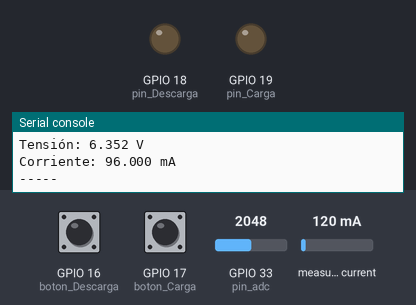
The program below on a simulated ESP32 board running MicroPython. On the bench: output pins drawn as LEDs (lit = HIGH), the last lines printed to the serial console. The inputs (shaded band) are chosen by the test bench; at power-on: GPIO 16 (boton_Descarga) HIGH, GPIO 17 (boton_Carga) HIGH, GPIO 33 (pin_adc) = 2048, measured current 120 mA (analog values on the 0–4095 scale). WiFi joins after 1.5 s; no MQTT or app messages arrive unless stated.

Above: at 3.2 s.
3.3 s: GPIO 16 (boton_Descarga) pulled LOW for 1 s
At 5.9 s:
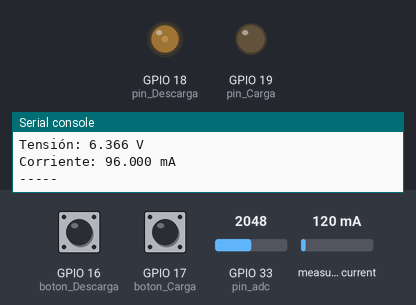
7.1 s: GPIO 17 (boton_Carga) pulled LOW for 1 s
At 9.6 s:
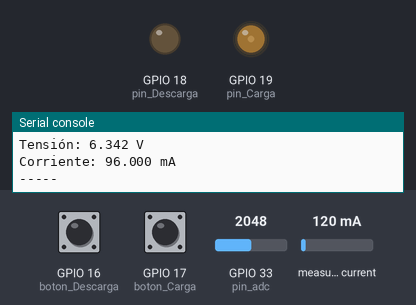
10.7 s: GPIO 33 (pin_adc) set to 2845
At 13.8 s:
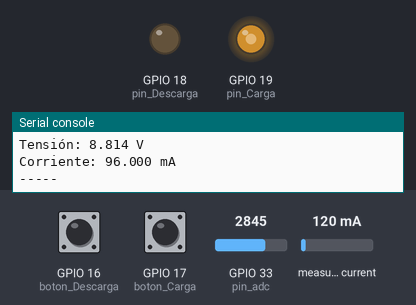
13.9 s: GPIO 33 (pin_adc) set to 2961
15.9 s: GPIO 16 (boton_Descarga) pulled LOW for 3.2 s
At 20.7 s:
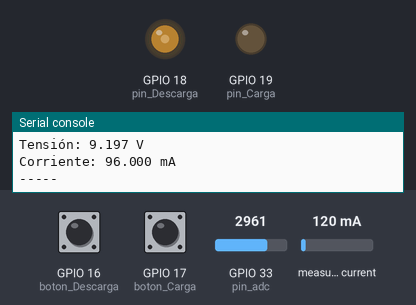
22.3 s: GPIO 17 (boton_Carga) pulled LOW for 3.2 s
Timing chart, 0 to 25.3 s (numbered marks = the images above; inputs shaded):
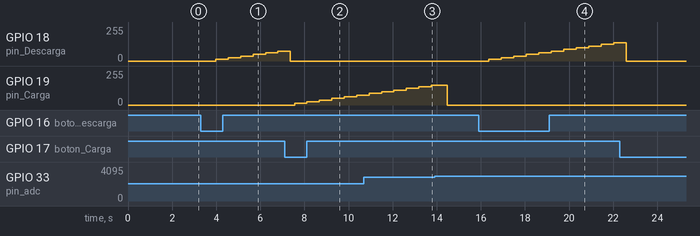

Measured:
- after the input at 3.3 s, GPIO 18 (pin_Descarga): moves from 0/255 to 75/255 over 2.8 s, starting after 0.68 s
- after the input at 7.1 s, GPIO 19 (pin_Carga): moves from 0/255 to 75/255 over 2.8 s, starting after 0.47 s
- after the input at 15.9 s, GPIO 18 (pin_Descarga): moves from 0/255 to 137/255 over 5.6 s, starting after 0.47 s

The program:

legacy_main_buttons.py
```python
from machine import Pin, I2C, PWM, ADC
from ina219 import INA219
from time import sleep
import network
from umqtt.simple import MQTTClient

# ========================
# CONFIGURACIÓN
# ========================
WIFI_SSID = 'manuadmin'
WIFI_PASSWORD = 'hola12345'
MQTT_BROKER = '192.168.0.181'
MQTT_PORT = 1884
MQTT_CLIENT_ID = 'Manu'
MQTT_TOPIC = 'ESP32'


# Configuración del bus I2C (ajustá los pines si usás otros)
i2c = I2C(0, scl=Pin(21), sda=Pin(22))
SHUNT_OHMS = 0.1  # valor típico del resistor shunt
ina = INA219(SHUNT_OHMS, i2c)
ina.configure()


# Pines de PWM
pin_Carga = Pin(19, Pin.OUT)  # MOSFET N: GPIO18
pin_Descarga = Pin(18, Pin.OUT)  # MOSFET P: GPIO19

# Inicialización segura en modo digital
pin_Carga.value(0)  # Gate del N-MOS apagado
pin_Descarga.value(0)  # Gate del P-MOS apagado
sleep(0.01)  # pequeña espera para estabilizar

# Convertir a PWM
# Frecuencia de 20 kHz, resolución de 8 bits (0-1023 en MicroPython)
pin_Carga = PWM(pin_Carga, freq=500, duty=0)
pin_Descarga = PWM(pin_Descarga, freq=500, duty=0)

# Pines para los botones (entrada con pull-up)
boton_Carga = Pin(17, Pin.IN, Pin.PULL_UP)
boton_Descarga = Pin(16, Pin.IN, Pin.PULL_UP)

# Estado actual (apagado al inicio)
estado_Carga = False
ultimo_estado_boton_Carga = 1  # Inicialmente no presionado (por pull-up)
estado_Descarga = False
ultimo_estado_boton_Descarga = 1  # Inicialmente no presionado (por pull-up)

pin_adc = ADC(Pin(33))

# Configura el ancho de resolución 12 bits (0-4095)
pin_adc.width(ADC.WIDTH_12BIT)
# Configura el rango de voltaje de referencia
pin_adc.atten(ADC.ATTN_11DB)  # Para medir hasta 3.3V.  6.0v -> 1.26v y 9.6v -> 2.0v ; Valor máximo(4096) 16v->3.3v


# ========================
# CONECTAR A WIFI
# ========================
def conectar_wifi(ssid, password):
    wlan = network.WLAN(network.STA_IF)
    wlan.active(True)
    wlan.connect(ssid, password)
    print('Conectando a WiFi...', end='')
    while not wlan.isconnected():
        print('.', end='')
        sleep(1)
    print('\nConectado a WiFi:', wlan.ifconfig())


# ========================
# ENVIAR MENSAJE A MQTT
# ========================
def enviar_mqtt():
    client = MQTTClient(MQTT_CLIENT_ID, MQTT_BROKER, port=MQTT_PORT)
    client.connect()
    #print('Conectado al broker MQTT')
    client.publish(MQTT_TOPIC, MENSAJE)
    #print(f'Mensaje enviado: {MENSAJE}')
    client.disconnect()


# ===================================================
# PROGRAMA PRINCIPAL
# ===================================================


conectar_wifi(WIFI_SSID, WIFI_PASSWORD)
contador = 0     # Contador para mandar por MQTT
nivelPWM = 0     # Porcentaje de trabajo del PWM
valor = 900      # Limitador de Corriente (en mA)
ajuste = 0       # Valor para ajustar la lectura de la tension
tensionPromedio = 0
corrientePromedio = 0

while True:
    try:
        tension = 0
        corriente = 0
        for i in range(100):              #Hacer varias lecturas para sacar el promedio
            tension += pin_adc.read()
            corriente += ina.current()

        tension = tension/100             # Hacer el promedio
        corriente = (corriente/100)*0.8   # Hacer el promedio y ajuste

        # Sacar los signos negativos ---
        if tension<0:
            tension=-tension

        if corriente<0:
            corriente=-corriente
        #-------------------------------

        if estado_Carga == False and estado_Descarga == False:
            ajuste=0


        tension = ((tension*12.7)/4095)+ajuste*corriente  # Hacer el ajuste para la carga o la descarga

        #a = filtrado_exponencial(a,tension)

        print(f"Tensión: {tension:.3f} V")
        print(f"Corriente: {corriente:.3f} mA")
        print("-----")

        MENSAJE = f"t{tension:.3f}c{corriente:.3f}" # Mensaje con los datos para mandar por MQTT

        # Leer el botones
        estado_boton_Carga = boton_Carga.value()
        estado_boton_Descarga = boton_Descarga.value()

        # Detectar boton de Carga--------------------------------------------------
        if ultimo_estado_boton_Carga == 1 and estado_boton_Carga == 0:
            nivelPWM = 0             # Reinicia para empezar de 0
            pin_Descarga.duty(0)     # Apaga la descarga
            estado_Descarga = False  # Apaga la descarga
            ajuste = -0.0001        # Ajuste para la tension durante la carga

            estado_Carga = not estado_Carga  # Cambiar el estado
            print("Carga:", "ENCENDIDO" if estado_Carga else "APAGADO")
            sleep(0.2)  # Pequeño retardo para evitar rebotes

        ultimo_estado_boton_Carga = estado_boton_Carga
        #--------------------------------------------------------------------------


        # Detectar boton de Descarga-----------------------------------------------
        if ultimo_estado_boton_Descarga == 1 and estado_boton_Descarga == 0:
            nivelPWM = 0          # Reinicia para empezar de 0
            pin_Carga.duty(0)     # Apaga la carga
            estado_Carga = False  # Apaga la carga
            ajuste = 0.00015      # Ajuste para la tension durante la descarga
            a = tension

            estado_Descarga = not estado_Descarga  # Cambiar el estado
            print("Descarga:", "ENCENDIDO" if estado_Descarga else "APAGADO")
            sleep(0.2)  # Pequeño retardo para evitar rebotes

        ultimo_estado_boton_Descarga = estado_boton_Descarga
        #--------------------------------------------------------------------------


        # CARGAR--------------------------------------------------------------------
        if estado_Carga == True:
            pin_Descarga.duty(0)       #Apaga la descarga antes de prender la carga

            if tension <= 9:           # En caso de haber mas de 9v corta la carga

                if corriente<valor-50: # Aumenta la corriente en caso de ser menos que la indicada
                    nivelPWM+=50

                if corriente>valor+50: # Disminuye la corriente en caso de ser mayor que la indicada
                    nivelPWM-=50

                if nivelPWM >1000:     # Limitador máximo
                    nivelPWM = 1000

                if nivelPWM <0:        # Limitador Mínimo
                    nivelPWM = 0

            else:
                nivelPWM = 0
                estado_Carga = False
                print("Carga completa")

            pin_Carga.duty(nivelPWM) # Prende el pin de carga con el porcentaje para tener la corriente indicada
        else:
            pin_Carga.duty(0) # Apaga el pin en caso de que la carga se apague
        #---------------------------------------------------------------------------

        # DESCARGAR-----------------------------------------------------------------
        if estado_Descarga == True:
            pin_Carga.duty(0)          # Apaga la carga antes de prender la descarga

            if tension > 6:            # En caso de haber menos de 6v corta la descarga

                if corriente<valor-50: # Aumenta la corriente en caso de ser menos que la indicada
                    nivelPWM+=50

                if corriente>valor+50: # Disminuye la corriente en caso de ser mayor que la indicada
                    nivelPWM-=50

                if nivelPWM >1000:     # Limitador máximo
                    nivelPWM = 1000

                if nivelPWM <0:        # Limitador Mínimo
                    nivelPWM = 0

            else:
                nivelPWM = 0
                estado_Descarga = False
                print("Descarga completa")

            pin_Descarga.duty(nivelPWM) # Prende el pin de carga con el porcentaje para tener la corriente indicada


        else:
            pin_Descarga.duty(0) # Apaga el pin en caso de que la descarga se apague
        #--------------------------------------------------------------------------
        tensionPromedio += tension
        corrientePromedio += corriente

        if contador == 20: # Cada 10 segundo (20 ciclos) envia el dato por MQTT
            tensionPromedio = tensionPromedio/20
            corrientePromedio = corrientePromedio/20
            MENSAJE = f"t{tensionPromedio:.3f}c{corrientePromedio:.3f}" # Mensaje con los datos para mandar por MQTT
            enviar_mqtt()
            print("enviar mensaje: ",MENSAJE)
            contador=0
            tensionPromedio = 0
            corrientePromedio = 0


        contador+=1
        sleep(0.5)

    except Exception as e:
        print("Error:", e)
        sleep(2)


        
```
